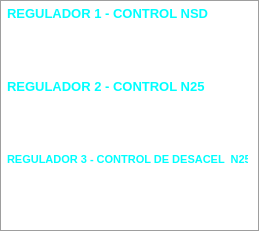
   <widget class="QFrame" name="frame_6">
    <property name="geometry">
     <rect>
      <x>0</x>
      <y>30</y>
      <width>259</width>
      <height>231</height>
     </rect>
    </property>
    <property name="styleSheet">
     <string notr="true">background-color: rgba(255, 255, 255, 0);
color: rgb(158, 158, 158);</string>
    </property>
    <property name="frameShape">
     <enum>QFrame::Panel</enum>
    </property>
    <property name="frameShadow">
     <enum>QFrame::Plain</enum>
    </property>
    <widget class="QLabel" name="label_48">
     <property name="geometry">
      <rect>
       <x>7</x>
       <y>5</y>
       <width>241</width>
       <height>16</height>
      </rect>
     </property>
     <property name="font">
      <font>
       <pointsize>10</pointsize>
       <weight>75</weight>
       <bold>true</bold>
      </font>
     </property>
     <property name="styleSheet">
      <string notr="true">color: rgb(0, 255, 255);</string>
     </property>
     <property name="text">
      <string>REGULADOR 1 - CONTROL NSD</string>
     </property>
    </widget>
    <widget class="QLabel" name="label_49">
     <property name="geometry">
      <rect>
       <x>7</x>
       <y>78</y>
       <width>241</width>
       <height>16</height>
      </rect>
     </property>
     <property name="font">
      <font>
       <pointsize>10</pointsize>
       <weight>75</weight>
       <bold>true</bold>
      </font>
     </property>
     <property name="styleSheet">
      <string notr="true">color: rgb(0, 255, 255);</string>
     </property>
     <property name="text">
      <string>REGULADOR 2 - CONTROL N25</string>
     </property>
    </widget>
    <widget class="QLabel" name="label_50">
     <property name="geometry">
      <rect>
       <x>7</x>
       <y>151</y>
       <width>241</width>
       <height>16</height>
      </rect>
     </property>
     <property name="font">
      <font>
       <pointsize>8</pointsize>
       <weight>75</weight>
       <bold>true</bold>
      </font>
     </property>
     <property name="styleSheet">
      <string notr="true">color: rgb(0, 255, 255);</string>
     </property>
     <property name="text">
      <string>REGULADOR 3 - CONTROL DE DESACEL  N25</string>
     </property>
    </widget>
    <widget class="QLabel" name="lbNSDREFT">
     <property name="geometry">
      <rect>
       <x>10</x>
       <y>33</y>
       <width>68</width>
       <height>16</height>
      </rect>
     </property>
     <property name="font">
      <font>
       <pointsize>10</pointsize>
      </font>
     </property>
     <property name="styleSheet">
      <string notr="true">color: rgb(255, 255, 255);</string>
     </property>
     <property name="text">
      <string>NSDREF</string>
     </property>
     <property name="alignment">
      <set>Qt::AlignLeading|Qt::AlignLeft|Qt::AlignVCenter</set>
     </property>
    </widget>
    <widget class="QLabel" name="lbNSDSELU">
     <property name="geometry">
      <rect>
       <x>133</x>
       <y>20</y>
       <width>41</width>
       <height>16</height>
      </rect>
     </property>
     <property name="font">
      <font>
       <pointsize>10</pointsize>
      </font>
     </property>
     <property name="styleSheet">
      <string notr="true">color: rgb(255, 255, 255);</string>
     </property>
     <property name="text">
      <string>RPM</string>
     </property>
     <property name="alignment">
      <set>Qt::AlignCenter</set>
     </property>
    </widget>
    <widget class="QLabel" name="lbNSDSELT">
     <property name="geometry">
      <rect>
       <x>10</x>
       <y>20</y>
       <width>68</width>
       <height>16</height>
      </rect>
     </property>
     <property name="font">
      <font>
       <pointsize>10</pointsize>
      </font>
     </property>
     <property name="styleSheet">
      <string notr="true">color: rgb(255, 255, 255);</string>
     </property>
     <property name="text">
      <string>NSDSEL</string>
     </property>
     <property name="alignment">
      <set>Qt::AlignLeading|Qt::AlignLeft|Qt::AlignVCenter</set>
     </property>
    </widget>
    <widget class="QLabel" name="lbNSDPRX">
     <property name="geometry">
      <rect>
       <x>85</x>
       <y>48</y>
       <width>40</width>
       <height>16</height>
      </rect>
     </property>
     <property name="font">
      <font>
       <pointsize>10</pointsize>
      </font>
     </property>
     <property name="styleSheet">
      <string notr="true">color: rgb(255, 255, 255);</string>
     </property>
     <property name="text">
      <string>0</string>
     </property>
     <property name="alignment">
      <set>Qt::AlignCenter</set>
     </property>
    </widget>
    <widget class="QLabel" name="lbNSDPRXT">
     <property name="geometry">
      <rect>
       <x>8</x>
       <y>48</y>
       <width>68</width>
       <height>16</height>
      </rect>
     </property>
     <property name="font">
      <font>
       <pointsize>10</pointsize>
      </font>
     </property>
     <property name="styleSheet">
      <string notr="true">color: rgb(255, 255, 255);</string>
     </property>
     <property name="text">
      <string>NSDPRX</string>
     </property>
     <property name="alignment">
      <set>Qt::AlignLeading|Qt::AlignLeft|Qt::AlignVCenter</set>
     </property>
    </widget>
    <widget class="QLabel" name="lbNSDSEL">
     <property name="geometry">
      <rect>
       <x>85</x>
       <y>20</y>
       <width>40</width>
       <height>16</height>
      </rect>
     </property>
     <property name="font">
      <font>
       <pointsize>10</pointsize>
      </font>
     </property>
     <property name="styleSheet">
      <string notr="true">color: rgb(255, 255, 255);</string>
     </property>
     <property name="text">
      <string>0</string>
     </property>
     <property name="alignment">
      <set>Qt::AlignCenter</set>
     </property>
    </widget>
    <widget class="QLabel" name="lbNSDREFU">
     <property name="geometry">
      <rect>
       <x>133</x>
       <y>33</y>
       <width>41</width>
       <height>16</height>
      </rect>
     </property>
     <property name="font">
      <font>
       <pointsize>10</pointsize>
      </font>
     </property>
     <property name="styleSheet">
      <string notr="true">color: rgb(255, 255, 255);</string>
     </property>
     <property name="text">
      <string>RPM</string>
     </property>
     <property name="alignment">
      <set>Qt::AlignCenter</set>
     </property>
    </widget>
    <widget class="QLabel" name="lbNSDREF">
     <property name="geometry">
      <rect>
       <x>85</x>
       <y>33</y>
       <width>40</width>
       <height>16</height>
      </rect>
     </property>
     <property name="font">
      <font>
       <pointsize>10</pointsize>
      </font>
     </property>
     <property name="styleSheet">
      <string notr="true">color: rgb(255, 255, 255);</string>
     </property>
     <property name="text">
      <string>0</string>
     </property>
     <property name="alignment">
      <set>Qt::AlignCenter</set>
     </property>
    </widget>
    <widget class="QLabel" name="lbNSDPRXU">
     <property name="geometry">
      <rect>
       <x>133</x>
       <y>48</y>
       <width>41</width>
       <height>16</height>
      </rect>
     </property>
     <property name="font">
      <font>
       <pointsize>10</pointsize>
      </font>
     </property>
     <property name="styleSheet">
      <string notr="true">color: rgb(255, 255, 255);</string>
     </property>
     <property name="text">
      <string>%</string>
     </property>
     <property name="alignment">
      <set>Qt::AlignCenter</set>
     </property>
    </widget>
    <widget class="QLabel" name="lbN25PRXU">
     <property name="geometry">
      <rect>
       <x>133</x>
       <y>120</y>
       <width>41</width>
       <height>16</height>
      </rect>
     </property>
     <property name="font">
      <font>
       <pointsize>10</pointsize>
      </font>
     </property>
     <property name="styleSheet">
      <string notr="true">color: rgb(255, 255, 255);</string>
     </property>
     <property name="text">
      <string>%</string>
     </property>
     <property name="alignment">
      <set>Qt::AlignCenter</set>
     </property>
    </widget>
    <widget class="QLabel" name="lbN25PRX">
     <property name="geometry">
      <rect>
       <x>85</x>
       <y>120</y>
       <width>40</width>
       <height>16</height>
      </rect>
     </property>
     <property name="font">
      <font>
       <pointsize>10</pointsize>
      </font>
     </property>
     <property name="styleSheet">
      <string notr="true">color: rgb(255, 255, 255);</string>
     </property>
     <property name="text">
      <string>0</string>
     </property>
     <property name="alignment">
      <set>Qt::AlignCenter</set>
     </property>
    </widget>
    <widget class="QLabel" name="lbN25REFU">
     <property name="geometry">
      <rect>
       <x>133</x>
       <y>105</y>
       <width>41</width>
       <height>16</height>
      </rect>
     </property>
     <property name="font">
      <font>
       <pointsize>10</pointsize>
      </font>
     </property>
     <property name="styleSheet">
      <string notr="true">color: rgb(255, 255, 255);</string>
     </property>
     <property name="text">
      <string>RPM</string>
     </property>
     <property name="alignment">
      <set>Qt::AlignCenter</set>
     </property>
    </widget>
    <widget class="QLabel" name="label_63">
     <property name="geometry">
      <rect>
       <x>10</x>
       <y>105</y>
       <width>68</width>
       <height>16</height>
      </rect>
     </property>
     <property name="font">
      <font>
       <pointsize>10</pointsize>
      </font>
     </property>
     <property name="styleSheet">
      <string notr="true">color: rgb(255, 255, 255);</string>
     </property>
     <property name="text">
      <string>N25REF</string>
     </property>
     <property name="alignment">
      <set>Qt::AlignLeading|Qt::AlignLeft|Qt::AlignVCenter</set>
     </property>
    </widget>
    <widget class="QLabel" name="lbN25SEL">
     <property name="geometry">
      <rect>
       <x>85</x>
       <y>92</y>
       <width>40</width>
       <height>16</height>
      </rect>
     </property>
     <property name="font">
      <font>
       <pointsize>10</pointsize>
      </font>
     </property>
     <property name="styleSheet">
      <string notr="true">color: rgb(255, 255, 255);</string>
     </property>
     <property name="text">
      <string>0</string>
     </property>
     <property name="alignment">
      <set>Qt::AlignCenter</set>
     </property>
    </widget>
    <widget class="QLabel" name="lbN25PRXT">
     <property name="geometry">
      <rect>
       <x>8</x>
       <y>120</y>
       <width>68</width>
       <height>16</height>
      </rect>
     </property>
     <property name="font">
      <font>
       <pointsize>10</pointsize>
      </font>
     </property>
     <property name="styleSheet">
      <string notr="true">color: rgb(255, 255, 255);</string>
     </property>
     <property name="text">
      <string>N25PRX</string>
     </property>
     <property name="alignment">
      <set>Qt::AlignLeading|Qt::AlignLeft|Qt::AlignVCenter</set>
     </property>
    </widget>
    <widget class="QLabel" name="lbN25SELU">
     <property name="geometry">
      <rect>
       <x>133</x>
       <y>92</y>
       <width>41</width>
       <height>16</height>
      </rect>
     </property>
     <property name="font">
      <font>
       <pointsize>10</pointsize>
      </font>
     </property>
     <property name="styleSheet">
      <string notr="true">color: rgb(255, 255, 255);</string>
     </property>
     <property name="text">
      <string>RPM</string>
     </property>
     <property name="alignment">
      <set>Qt::AlignCenter</set>
     </property>
    </widget>
    <widget class="QLabel" name="lbN25REF">
     <property name="geometry">
      <rect>
       <x>85</x>
       <y>105</y>
       <width>40</width>
       <height>16</height>
      </rect>
     </property>
     <property name="font">
      <font>
       <pointsize>10</pointsize>
      </font>
     </property>
     <property name="styleSheet">
      <string notr="true">color: rgb(255, 255, 255);</string>
     </property>
     <property name="text">
      <string>0</string>
     </property>
     <property name="alignment">
      <set>Qt::AlignCenter</set>
     </property>
    </widget>
    <widget class="QLabel" name="lbN25SELT">
     <property name="geometry">
      <rect>
       <x>10</x>
       <y>92</y>
       <width>68</width>
       <height>16</height>
      </rect>
     </property>
     <property name="font">
      <font>
       <pointsize>10</pointsize>
      </font>
     </property>
     <property name="styleSheet">
      <string notr="true">color: rgb(255, 255, 255);</string>
     </property>
     <property name="text">
      <string>N25SEL</string>
     </property>
     <property name="alignment">
      <set>Qt::AlignLeading|Qt::AlignLeft|Qt::AlignVCenter</set>
     </property>
    </widget>
    <widget class="QLabel" name="lbMCDPRXU">
     <property name="geometry">
      <rect>
       <x>130</x>
       <y>190</y>
       <width>41</width>
       <height>16</height>
      </rect>
     </property>
     <property name="font">
      <font>
       <pointsize>10</pointsize>
      </font>
     </property>
     <property name="styleSheet">
      <string notr="true">color: rgb(255, 255, 255);</string>
     </property>
     <property name="text">
      <string>%</string>
     </property>
     <property name="alignment">
      <set>Qt::AlignCenter</set>
     </property>
    </widget>
    <widget class="QLabel" name="lbMCDPRXT_2">
     <property name="geometry">
      <rect>
       <x>82</x>
       <y>190</y>
       <width>40</width>
       <height>16</height>
      </rect>
     </property>
     <property name="font">
      <font>
       <pointsize>10</pointsize>
      </font>
     </property>
     <property name="styleSheet">
      <string notr="true">color: rgb(255, 255, 255);</string>
     </property>
     <property name="text">
      <string>0</string>
     </property>
     <property name="alignment">
      <set>Qt::AlignCenter</set>
     </property>
    </widget>
    <widget class="QLabel" name="lbN25DOC">
     <property name="geometry">
      <rect>
       <x>82</x>
       <y>162</y>
       <width>40</width>
       <height>16</height>
      </rect>
     </property>
     <property name="font">
      <font>
       <pointsize>10</pointsize>
      </font>
     </property>
     <property name="styleSheet">
      <string notr="true">color: rgb(255, 255, 255);</string>
     </property>
     <property name="text">
      <string>0</string>
     </property>
     <property name="alignment">
      <set>Qt::AlignCenter</set>
     </property>
    </widget>
    <widget class="QLabel" name="lbN25DOCT">
     <property name="geometry">
      <rect>
       <x>7</x>
       <y>162</y>
       <width>68</width>
       <height>16</height>
      </rect>
     </property>
     <property name="font">
      <font>
       <pointsize>10</pointsize>
      </font>
     </property>
     <property name="styleSheet">
      <string notr="true">color: rgb(255, 255, 255);</string>
     </property>
     <property name="text">
      <string>N25DOC</string>
     </property>
     <property name="alignment">
      <set>Qt::AlignLeading|Qt::AlignLeft|Qt::AlignVCenter</set>
     </property>
    </widget>
    <widget class="QLabel" name="lbN25DEC">
     <property name="geometry">
      <rect>
       <x>82</x>
       <y>175</y>
       <width>40</width>
       <height>16</height>
      </rect>
     </property>
     <property name="font">
      <font>
       <pointsize>10</pointsize>
      </font>
     </property>
     <property name="styleSheet">
      <string notr="true">color: rgb(255, 255, 255);</string>
     </property>
     <property name="text">
      <string>0</string>
     </property>
     <property name="alignment">
      <set>Qt::AlignCenter</set>
     </property>
    </widget>
    <widget class="QLabel" name="lbN25DECU">
     <property name="geometry">
      <rect>
       <x>130</x>
       <y>175</y>
       <width>41</width>
       <height>16</height>
      </rect>
     </property>
     <property name="font">
      <font>
       <pointsize>10</pointsize>
      </font>
     </property>
     <property name="styleSheet">
      <string notr="true">color: rgb(255, 255, 255);</string>
     </property>
     <property name="text">
      <string>RPM</string>
     </property>
     <property name="alignment">
      <set>Qt::AlignCenter</set>
     </property>
    </widget>
    <widget class="QLabel" name="lbN25DECT">
     <property name="geometry">
      <rect>
       <x>7</x>
       <y>175</y>
       <width>68</width>
       <height>16</height>
      </rect>
     </property>
     <property name="font">
      <font>
       <pointsize>10</pointsize>
      </font>
     </property>
     <property name="styleSheet">
      <string notr="true">color: rgb(255, 255, 255);</string>
     </property>
     <property name="text">
      <string>N25DEC</string>
     </property>
     <property name="alignment">
      <set>Qt::AlignLeading|Qt::AlignLeft|Qt::AlignVCenter</set>
     </property>
    </widget>
    <widget class="QLabel" name="lbMCDPRXT">
     <property name="geometry">
      <rect>
       <x>5</x>
       <y>190</y>
       <width>68</width>
       <height>16</height>
      </rect>
     </property>
     <property name="font">
      <font>
       <pointsize>10</pointsize>
      </font>
     </property>
     <property name="styleSheet">
      <string notr="true">color: rgb(255, 255, 255);</string>
     </property>
     <property name="text">
      <string>MCDPRX</string>
     </property>
     <property name="alignment">
      <set>Qt::AlignLeading|Qt::AlignLeft|Qt::AlignVCenter</set>
     </property>
    </widget>
    <widget class="QLabel" name="lbN25DOCU">
     <property name="geometry">
      <rect>
       <x>130</x>
       <y>162</y>
       <width>41</width>
       <height>16</height>
      </rect>
     </property>
     <property name="font">
      <font>
       <pointsize>10</pointsize>
      </font>
     </property>
     <property name="styleSheet">
      <string notr="true">color: rgb(255, 255, 255);</string>
     </property>
     <property name="text">
      <string>RPM</string>
     </property>
     <property name="alignment">
      <set>Qt::AlignCenter</set>
     </property>
    </widget>
   </widget>
